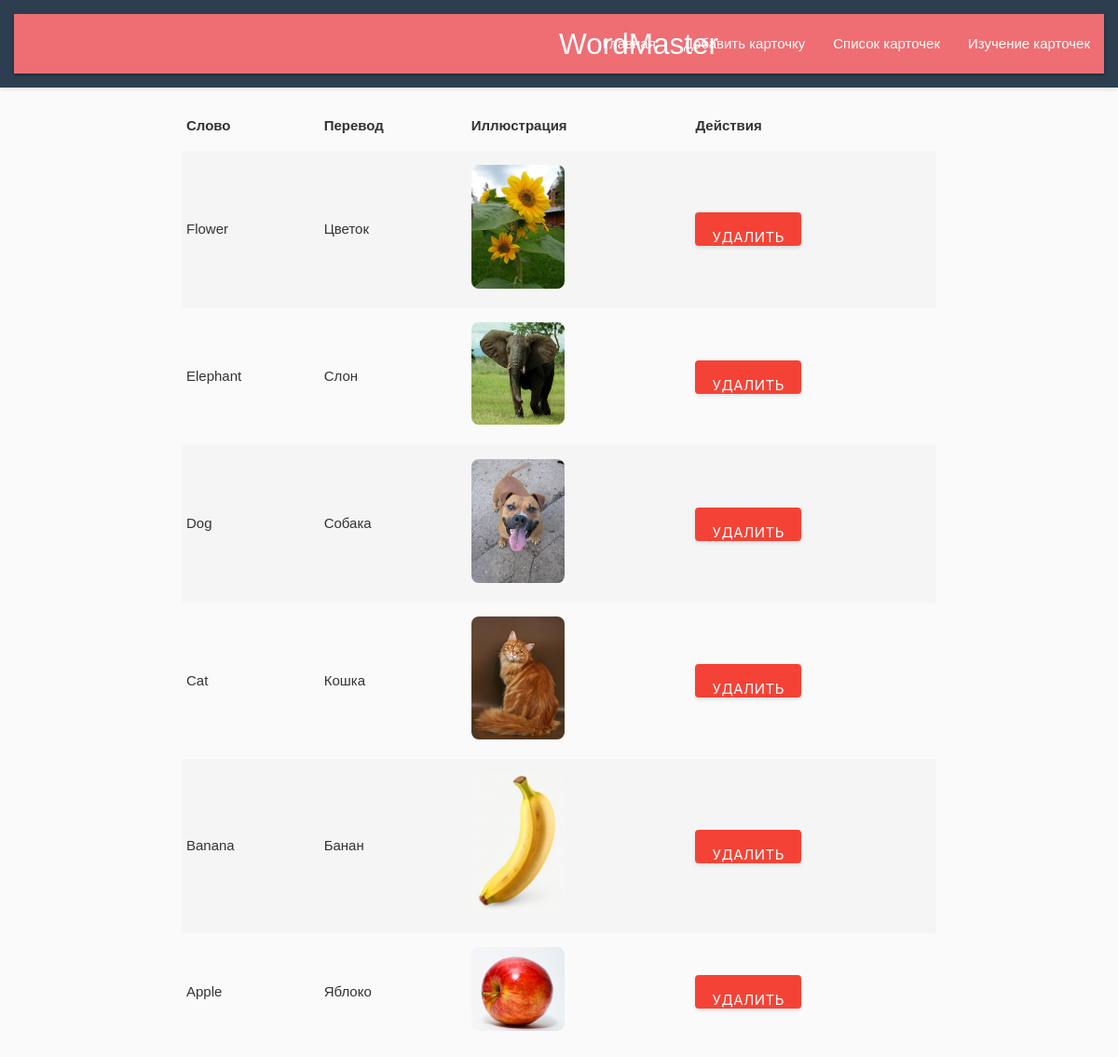
The page /cards on the database its author committed.
### main/models.py (models this page shows, shortened)
class WordCard(models.Model):
    word = models.CharField(max_length=255, unique=True, verbose_name="Слово")
    translation = models.CharField(max_length=255, blank=True, null=True, verbose_name="Перевод")
    image = models.OneToOneField(
        ImageModel,
        blank=True,
        null=True,
        verbose_name="Изображения",
        on_delete=models.SET_NULL
    )
    created_at = models.DateTimeField(auto_now_add=True, verbose_name="Дата создания")
    updated_at = models.DateTimeField(auto_now=True, verbose_name="Дата обновления")
    class Meta:
        verbose_name = "Карточка слова"
        verbose_name_plural = "Карточки слов"

class ImageModel(models.Model):
    uuid = models.CharField(max_length=100)
    data = models.ImageField(upload_to='images/')

### main/views.py (the view)
# urls.py: path('cards', views.CardsView.as_view(),  name='cards'),
class CardsView(ListView):
    model = WordCard  # Указываем модель, с которой будем работать
    template_name = "cards.html"  # Указываем шаблон для отображения
    context_object_name = "cards"  # Имя переменной, которая будет содержать список карточек в шаблоне
    ordering = ['-created_at']  # Сортировка по дате создания (новые карточки сверху)

### templates/cards.html (shortened to what this page needs)
{% load static %}
<!DOCTYPE html>
<html lang="en">
<head>
    <link href="https://cdnjs.cloudflare.com/ajax/libs/materialize/1.0.0/css/materialize.min.css" rel="stylesheet">
    <link rel="stylesheet" href="{% static 'css/styles.css' %}">
</head>
<body>
    {% include 'header.html' %}
    <main class="container">
        <table class="striped responsive-table">
            <thead>
                <tr>
                    <th>Слово</th>
                    <th>Перевод</th>
                    <th>Иллюстрация</th>
                    <th>Действия</th>
                </tr>
            </thead>
            <tbody>
                {% if cards %}
                    {% for card in cards %}
                    <tr>
                        <td>{{ card.word }}</td>
                        <td>{{ card.translation }}</td>
                        <td>
                            {% if card.image %}
                                <img src="{{ card.image.data }}" alt="{{ card.word }}" class="thumbnail">
                            {% else %}
                                Нет иллюстрации
                            {% endif %}
                        </td>
                        <td>
                            <form method="post" action="{% url 'delete-card' card.id %}" style="display:inline;">
                                <button type="submit" class="btn red">Удалить</button>
                            </form>
                        </td>
                    </tr>
                    {% endfor %}
                {% else %}
                    <tr>
                        <td colspan="4">Нет доступных карточек</td>
                    </tr>
                {% endif %}
            </tbody>
        </table>
    </main>
</body>
</html>

### templates/header.html (shortened to what this page needs)
<header>
    <nav class=>
          <div class="nav-wrapper">
            <a href="{% url 'index' %}" class="brand-logo">WordMaster</a>
              <ul id="nav-mobile" class="right hide-on-med-and-down">
                <li><a href="{% url 'index' %}">Главная</a></li>
                <li><a href="{% url 'add-card' %}">Добавить карточку</a></li>
                <li><a href="{% url 'cards' %}">Список карточек</a></li>
                <li><a href="{% url 'study' %}">Изучение карточек</a></li>
              </ul>
          </div>
    </nav>
</header>

### static/css/styles.css (style rules this page uses)
body { font-family: Arial, sans-serif; background-color: #fafafa; margin: 0; padding: 0; color: #333; }
header { background-color: #2c3e50; color: white; padding: 1rem; text-align: center; box-shadow: 0 2px 4px rgba(0, 0, 0, 0.1); }
main { padding: 1rem; max-width: 1200px; margin: 0 auto; }
.thumbnail { max-width: 100px; height: auto; border-radius: 8px; }
.btn { background-color: #3498db; color: white; border: none; border-radius: 4px; padding: 0.6rem 1.2rem; cursor: pointer; font-size: 1rem; transition: background-color 0.3s ease, transform 0.2s ease; box-shadow: 0 2px 4px rgba(0, 0, 0, 0.1); }

### rows shown on the page
WordCard: word "Flower", translation "Цветок", image.data (picture)
WordCard: word "Elephant", translation "Слон", image.data (picture)
WordCard: word "Dog", translation "Собака", image.data (picture)
WordCard: word "Cat", translation "Кошка", image.data (picture)
WordCard: word "Banana", translation "Банан", image.data (picture)
WordCard: word "Apple", translation "Яблоко", image.data (picture)
